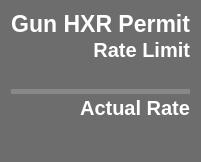
              <widget class="PyDMFrame" name="Device_GunH_Frame">
               <property name="minimumSize">
                <size>
                 <width>0</width>
                 <height>162</height>
                </size>
               </property>
               <property name="maximumSize">
                <size>
                 <width>270</width>
                 <height>250</height>
                </size>
               </property>
               <property name="toolTip">
                <string/>
               </property>
               <property name="styleSheet">
                <string notr="true">QFrame{
background-color: rgb(109, 109, 109);
border-bottom-left-radius: 15px;
border-bottom-right-radius: 15px;
border-top-left-radius: 15px;
border-top-right-radius: 15px;
}</string>
               </property>
               <property name="alarmSensitiveBorder" stdset="0">
                <bool>true</bool>
               </property>
               <property name="channel" stdset="0">
                <string>ca://IOC:BSY0:MP01:GUNHXR_RATE</string>
               </property>
               <layout class="QVBoxLayout" name="verticalLayout_17">
                <property name="spacing">
                 <number>0</number>
                </property>
                <item>
                 <widget class="QLabel" name="Device_GunH_Title">
                  <property name="font">
                   <font>
                    <pointsize>17</pointsize>
                    <weight>75</weight>
                    <bold>true</bold>
                   </font>
                  </property>
                  <property name="styleSheet">
                   <string notr="true">color: rgb(255, 255, 255);</string>
                  </property>
                  <property name="text">
                   <string>Gun HXR Permit</string>
                  </property>
                  <property name="alignment">
                   <set>Qt::AlignRight|Qt::AlignTop|Qt::AlignTrailing</set>
                  </property>
                 </widget>
                </item>
                <item>
                 <widget class="QLabel" name="Device_GunH_RL_Title">
                  <property name="font">
                   <font>
                    <pointsize>15</pointsize>
                    <weight>75</weight>
                    <bold>true</bold>
                   </font>
                  </property>
                  <property name="styleSheet">
                   <string notr="true">border: 0px;
color: rgb(255, 255, 255);</string>
                  </property>
                  <property name="text">
                   <string>Rate Limit</string>
                  </property>
                  <property name="alignment">
                   <set>Qt::AlignBottom|Qt::AlignRight|Qt::AlignTrailing</set>
                  </property>
                 </widget>
                </item>
                <item>
                 <widget class="PyDMLabel" name="Device_GunH_RL_Num">
                  <property name="font">
                   <font>
                    <family>Sans Serif</family>
                    <pointsize>15</pointsize>
                    <weight>75</weight>
                    <bold>true</bold>
                   </font>
                  </property>
                  <property name="styleSheet">
                   <string notr="true">color: rgb(255, 255, 255);</string>
                  </property>
                  <property name="alignment">
                   <set>Qt::AlignRight|Qt::AlignTrailing|Qt::AlignVCenter</set>
                  </property>
                  <property name="rules" stdset="0">
                   <string>[{&quot;name&quot;: &quot;Add Hz&quot;, &quot;property&quot;: &quot;Text&quot;, &quot;initial_value&quot;: &quot;&quot;, &quot;expression&quot;: &quot;str(ch[0]) + ' Hz'&quot;, &quot;channels&quot;: [{&quot;channel&quot;: &quot;ca://IOC:BSY0:MP01:GUNHXR_MEASRATE&quot;, &quot;trigger&quot;: true, &quot;use_enum&quot;: true}]}]</string>
                  </property>
                  <property name="alarmSensitiveBorder" stdset="0">
                   <bool>false</bool>
                  </property>
                  <property name="channel" stdset="0">
                   <string>ca://IOC:BSY0:MP01:GUNHXR_MEASRATE</string>
                  </property>
                 </widget>
                </item>
                <item>
                 <widget class="PyDMDrawingLine" name="Device_GunH_Line">
                  <property name="maximumSize">
                   <size>
                    <width>16777215</width>
                    <height>5</height>
                   </size>
                  </property>
                  <property name="toolTip">
                   <string/>
                  </property>
                  <property name="styleSheet">
                   <string notr="true">background-color: rgb(136, 136, 136);
</string>
                  </property>
                 </widget>
                </item>
                <item>
                 <widget class="QLabel" name="Device_GunH_AR_Title">
                  <property name="font">
                   <font>
                    <pointsize>15</pointsize>
                    <weight>75</weight>
                    <bold>true</bold>
                   </font>
                  </property>
                  <property name="styleSheet">
                   <string notr="true">color: rgb(255, 255, 255);</string>
                  </property>
                  <property name="text">
                   <string>Actual Rate</string>
                  </property>
                  <property name="alignment">
                   <set>Qt::AlignBottom|Qt::AlignRight|Qt::AlignTrailing</set>
                  </property>
                 </widget>
                </item>
                <item>
                 <widget class="PyDMLabel" name="Device_GunH_AR_Num">
                  <property name="font">
                   <font>
                    <family>Sans Serif</family>
                    <pointsize>17</pointsize>
                    <weight>75</weight>
                    <bold>true</bold>
                   </font>
                  </property>
                  <property name="toolTip">
                   <string/>
                  </property>
                  <property name="styleSheet">
                   <string notr="true">border: 0px;</string>
                  </property>
                  <property name="alignment">
                   <set>Qt::AlignRight|Qt::AlignTrailing|Qt::AlignVCenter</set>
                  </property>
                  <property name="showUnits" stdset="0">
                   <bool>true</bool>
                  </property>
                  <property name="alarmSensitiveContent" stdset="0">
                   <bool>true</bool>
                  </property>
                  <property name="alarmSensitiveBorder" stdset="0">
                   <bool>false</bool>
                  </property>
                  <property name="channel" stdset="0">
                   <string>ca://IOC:BSY0:MP01:GUNHXR_RATE</string>
                  </property>
                 </widget>
                </item>
               </layout>
              </widget>
